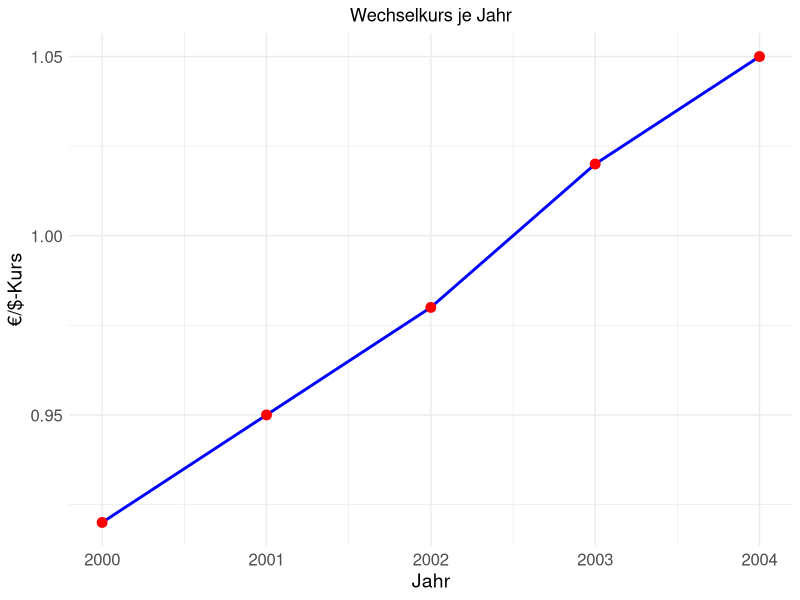

This chart was generated by the following R code:
library(ggplot2)

# Beispiel-Daten (ersetze dies durch deine eigenen Daten)
line <- data.frame(
  Jahr <- c(2000, 2001, 2002, 2003, 2004),  # Jahre
  Schluss <- c(0.92, 0.95, 0.98, 1.02, 1.05)  # Euro-Dollar-Wechselkurse
)

# Liniendiagramm mit ggplot2 erstellen
ggplot(line, aes(x = Jahr, y = Schluss)) +
  geom_line(color = "blue", linewidth = 1) + #Linie wird blau und dick gemacht um sie deutlicher zu machen
  geom_point(color = "red", size = 3) + #Punkte werden hinzugefügt und rot eingefärbt, um die Datenpunkte hervorzuheben.
  labs(x = "Jahr", y = "€/$-Kurs",
       title = "Wechselkurs je Jahr") +
  theme_minimal() +
  theme(
    plot.title = element_text(hjust = 0.5),
    axis.text = element_text(size = 12),
    axis.title = element_text(size = 14)
  )

